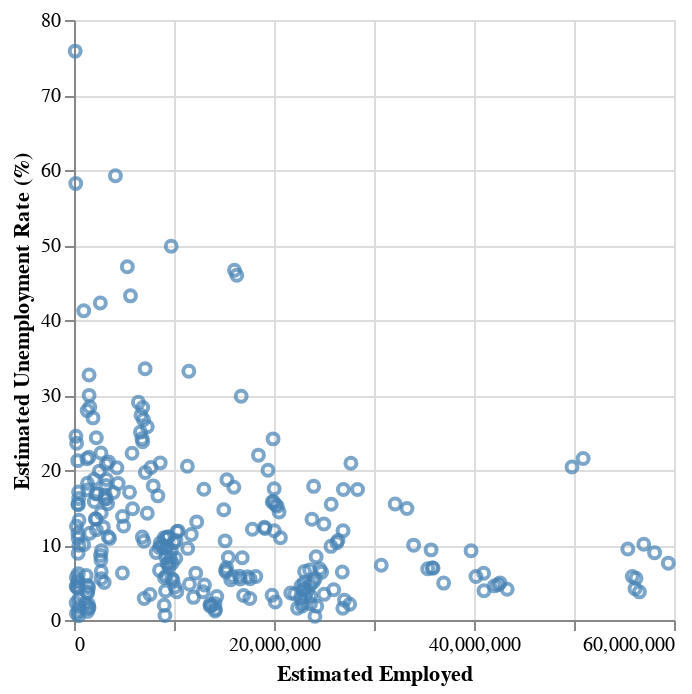

Here is the notebook cell this chart was saved with:
### Code cell
selector = alt.selection_interval(name="selector")

alt.Chart(df, name="bars").mark_point().encode(
            x=alt.X("Estimated Employed:Q"),
            y="Estimated Unemployment Rate (%):Q", 
            color=alt.condition(selector, alt.value('steelblue'), alt.value('grey'))
           ).add_params(selector)

### Figure 1 — Vega-Lite specification as saved in the notebook (floating-point values rounded to 4 significant figures; data arrays with more than 128 entries replaced by an {"elided": "..."} marker saying what was removed)
{"$schema": "https://vega.github.io/schema/vega-lite/v5.8.0.json", "config": {"view": {"continuousHeight": 300, "continuousWidth": 300}}, "data": {"name": "data-09e1ade593551ad6c8e0365aa8420977"}, "datasets": {"data-09e1ade593551ad6c8e0365aa8420977": {"elided": "267 records"}}, "encoding": {"color": {"condition": {"param": "selector", "value": "steelblue"}, "value": "grey"}, "x": {"field": "Estimated Employed", "type": "quantitative"}, "y": {"field": "Estimated Unemployment Rate (%)", "type": "quantitative"}}, "mark": {"type": "point"}, "name": "bars", "params": [{"name": "selector", "select": {"type": "interval"}}]}
